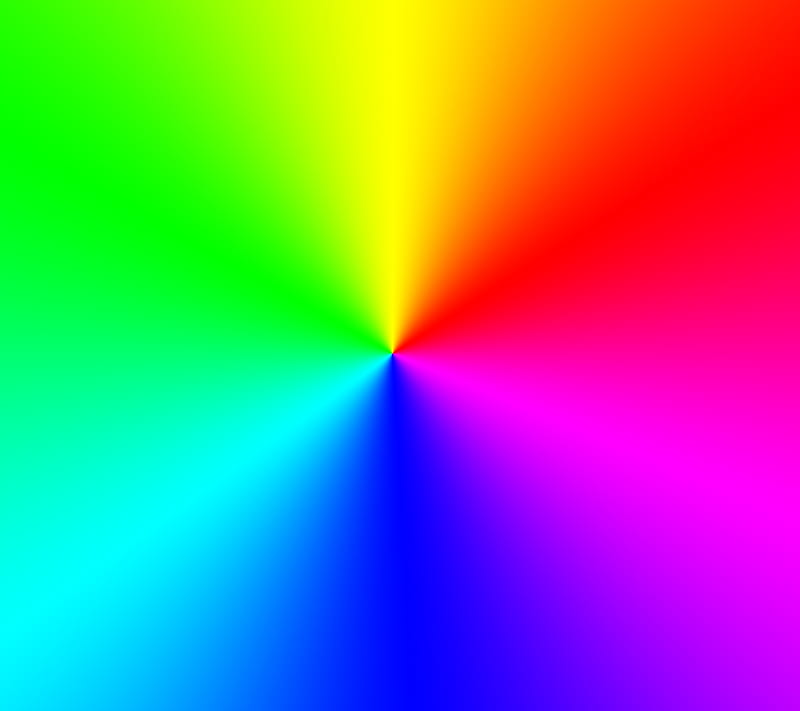
%> input picture Assignment1/RGB.jpg, 800 x 711 px
$ octave Assignment1.m   (GNU Octave 9; MATLAB toolbox functions it lacks are replaced by stand-ins)
%> lines starting %> are read from the running program, lines starting %| are printed output that depends on the picture
img = imread("RGB.jpg");
%> img is the input picture: size 711x800x3 uint8; mean R, G, B 125.3, 127.3, 129.6
imwrite(img,"rgbPNG.png");
img2 = imread("rgbPNG.png");
subplot(1,2,1),imshow(img);
subplot(1,2,2),imshow(img2);

Y = (0.299 * img(:,:,1))+(0.587 * img(:,:,2))+(0.114* img(:,:,3));
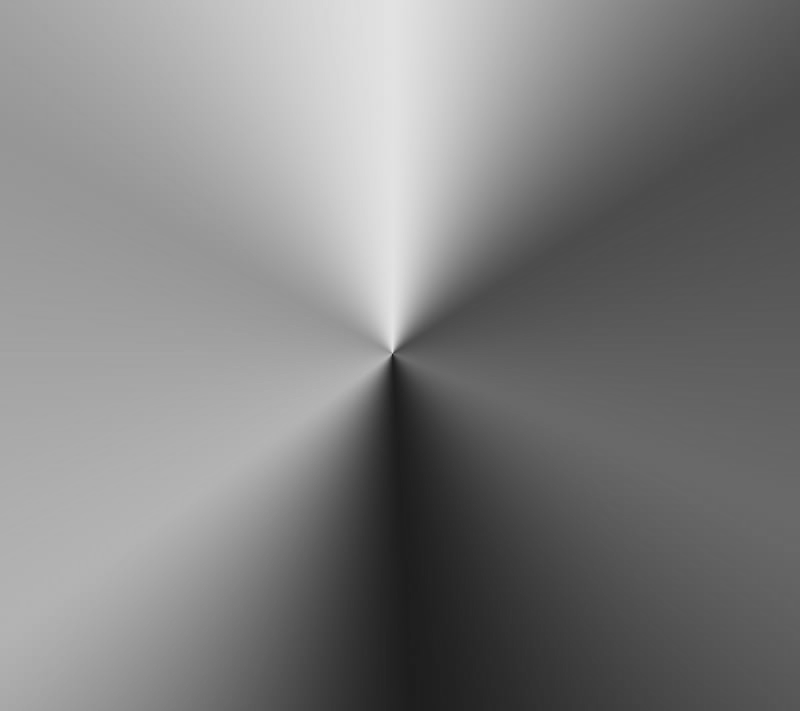
%> Y: size 711x800 uint8; min 24, max 230, mean 127
Cb = -(0.169 * img(:,:,1))-(0.311 * img(:,:,2))+(0.500* img(:,:,3));
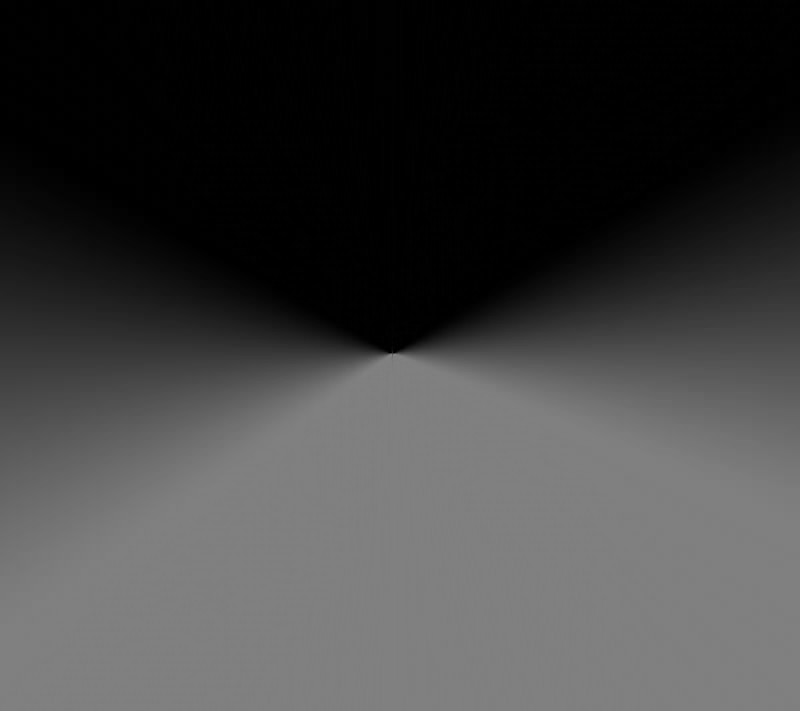
%> Cb: size 711x800 uint8; min 0, max 128, mean 65.1
Cr = (0.500 * img(:,:,1))-(0.419 * img(:,:,2))-(0.081* img(:,:,3));
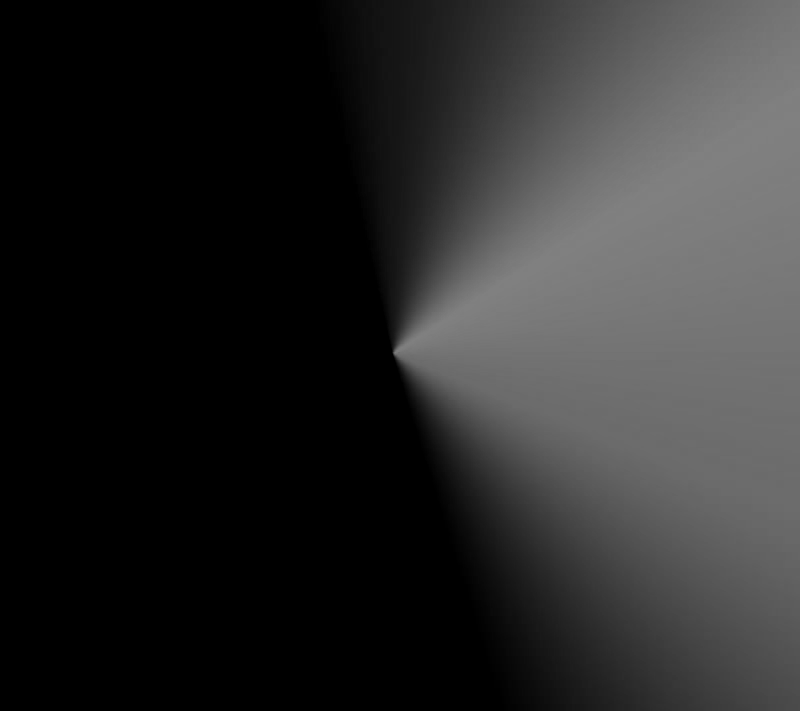
%> Cr: size 711x800 uint8; min 0, max 128, mean 41.6
img(:,:,1) = Y;
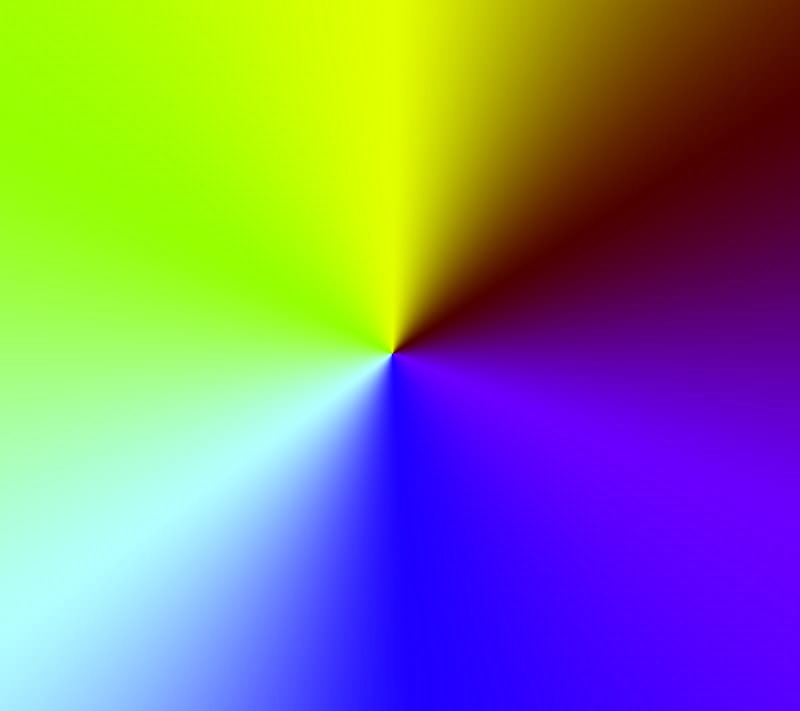
%> img: size 711x800x3 uint8; mean R, G, B 127, 127.3, 129.6
img(:,:,2) = Cb;
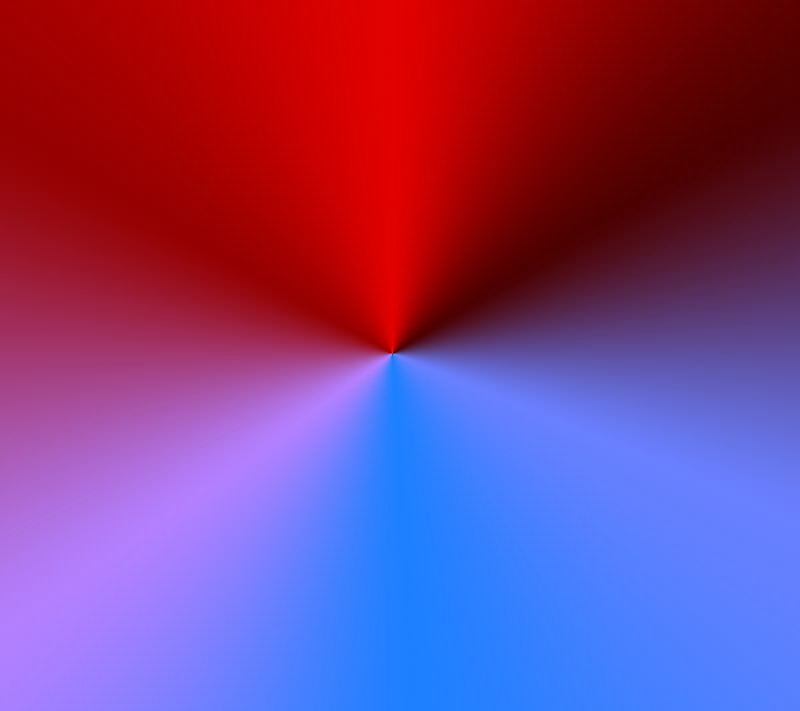
%> img: size 711x800x3 uint8; mean R, G, B 127, 65.1, 129.6
img(:,:,3) = Cr;
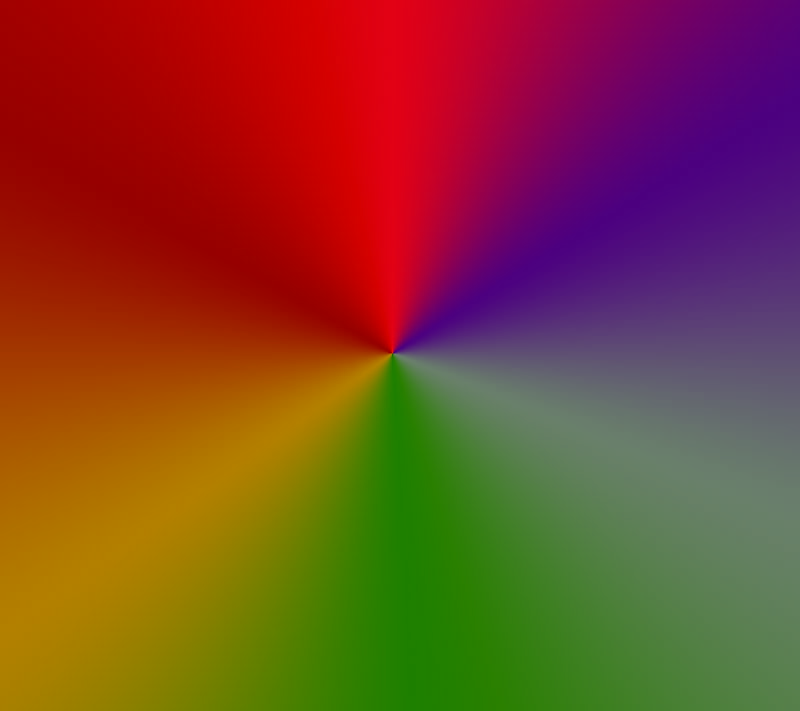
%> img: size 711x800x3 uint8; mean R, G, B 127, 65.1, 41.6
img_ycbcr = rgb2ycbcr(img);
%> img_ycbcr: size 711x800x3 uint8; mean of channels 1, 2, 3 85.5, 108.5, 156.9


subplot(1,5,1),imshow(img);
subplot(1,5,2),imshow(Y);
subplot(1,5,3),imshow(Cb);
subplot(1,5,4),imshow(Cr);
subplot(1,5,5),imshow(img_ycbcr);


comp4 = dctmtx(4);
comp8 = dctmtx(8);
comp16 = dctmtx(16);

subplot(1,3,1),imshow(comp4);
subplot(1,3,2),imshow(comp8);
subplot(1,3,3),imshow(comp16);
%> after `imshow(comp16)`:
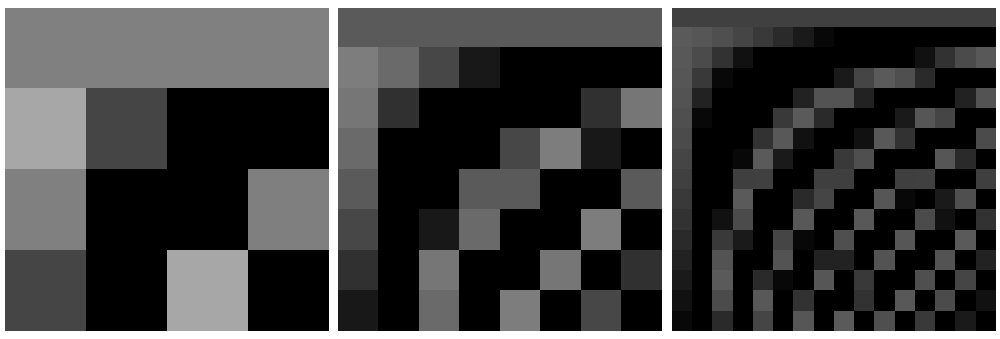
%> figure redrawn from the program's plot data, 3 panels

imwrite(comp4,"Compressed image4.png");
imwrite(comp8,"Compressed image8.png");
imwrite(comp16,"Compressed image16.png");
